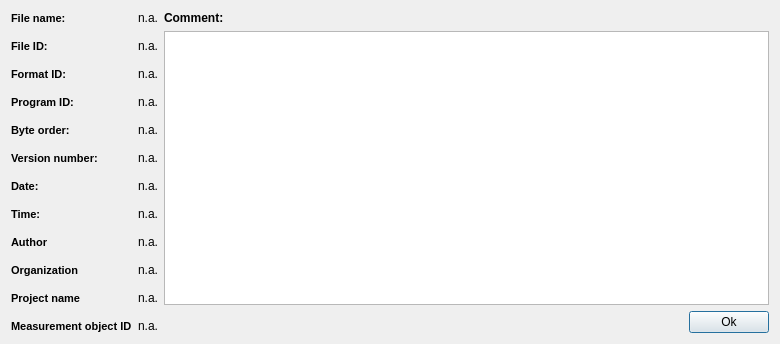
<?xml version="1.0" encoding="UTF-8"?>
<ui version="4.0">
 <class>MDFFileInfoDialog</class>
 <widget class="QDialog" name="MDFFileInfoDialog">
  <property name="geometry">
   <rect>
    <x>0</x>
    <y>0</y>
    <width>780</width>
    <height>330</height>
   </rect>
  </property>
  <property name="sizePolicy">
   <sizepolicy hsizetype="Preferred" vsizetype="Preferred">
    <horstretch>0</horstretch>
    <verstretch>0</verstretch>
   </sizepolicy>
  </property>
  <property name="windowTitle">
   <string>Dialog</string>
  </property>
  <layout class="QHBoxLayout" name="horizontalLayout_2">
   <item>
    <layout class="QFormLayout" name="formLayout">
     <property name="sizeConstraint">
      <enum>QLayout::SetDefaultConstraint</enum>
     </property>
     <property name="fieldGrowthPolicy">
      <enum>QFormLayout::AllNonFixedFieldsGrow</enum>
     </property>
     <property name="rowWrapPolicy">
      <enum>QFormLayout::DontWrapRows</enum>
     </property>
     <property name="formAlignment">
      <set>Qt::AlignLeading|Qt::AlignLeft|Qt::AlignVCenter</set>
     </property>
     <property name="horizontalSpacing">
      <number>6</number>
     </property>
     <property name="verticalSpacing">
      <number>14</number>
     </property>
     <item row="0" column="0">
      <widget class="QLabel" name="label">
       <property name="font">
        <font>
         <pointsize>8</pointsize>
         <weight>75</weight>
         <bold>true</bold>
        </font>
       </property>
       <property name="text">
        <string>File name:</string>
       </property>
      </widget>
     </item>
     <item row="0" column="1">
      <widget class="QLabel" name="label_14">
       <property name="text">
        <string>n.a.</string>
       </property>
      </widget>
     </item>
     <item row="1" column="0">
      <widget class="QLabel" name="label_2">
       <property name="font">
        <font>
         <pointsize>8</pointsize>
         <weight>75</weight>
         <bold>true</bold>
        </font>
       </property>
       <property name="text">
        <string>File ID:</string>
       </property>
      </widget>
     </item>
     <item row="1" column="1">
      <widget class="QLabel" name="label_15">
       <property name="text">
        <string>n.a.</string>
       </property>
      </widget>
     </item>
     <item row="2" column="0">
      <widget class="QLabel" name="label_3">
       <property name="font">
        <font>
         <pointsize>8</pointsize>
         <weight>75</weight>
         <bold>true</bold>
        </font>
       </property>
       <property name="text">
        <string>Format ID:</string>
       </property>
      </widget>
     </item>
     <item row="2" column="1">
      <widget class="QLabel" name="label_16">
       <property name="text">
        <string>n.a.</string>
       </property>
      </widget>
     </item>
     <item row="3" column="0">
      <widget class="QLabel" name="label_4">
       <property name="font">
        <font>
         <pointsize>8</pointsize>
         <weight>75</weight>
         <bold>true</bold>
        </font>
       </property>
       <property name="text">
        <string>Program ID:</string>
       </property>
      </widget>
     </item>
     <item row="3" column="1">
      <widget class="QLabel" name="label_17">
       <property name="text">
        <string>n.a.</string>
       </property>
      </widget>
     </item>
     <item row="4" column="0">
      <widget class="QLabel" name="label_5">
       <property name="font">
        <font>
         <pointsize>8</pointsize>
         <weight>75</weight>
         <bold>true</bold>
        </font>
       </property>
       <property name="text">
        <string>Byte order:</string>
       </property>
      </widget>
     </item>
     <item row="4" column="1">
      <widget class="QLabel" name="label_18">
       <property name="text">
        <string>n.a.</string>
       </property>
      </widget>
     </item>
     <item row="5" column="0">
      <widget class="QLabel" name="label_6">
       <property name="font">
        <font>
         <pointsize>8</pointsize>
         <weight>75</weight>
         <bold>true</bold>
        </font>
       </property>
       <property name="text">
        <string>Version number:</string>
       </property>
      </widget>
     </item>
     <item row="5" column="1">
      <widget class="QLabel" name="label_19">
       <property name="text">
        <string>n.a.</string>
       </property>
      </widget>
     </item>
     <item row="6" column="0">
      <widget class="QLabel" name="label_7">
       <property name="font">
        <font>
         <pointsize>8</pointsize>
         <weight>75</weight>
         <bold>true</bold>
        </font>
       </property>
       <property name="text">
        <string>Date:</string>
       </property>
      </widget>
     </item>
     <item row="6" column="1">
      <widget class="QLabel" name="label_20">
       <property name="text">
        <string>n.a.</string>
       </property>
      </widget>
     </item>
     <item row="7" column="0">
      <widget class="QLabel" name="label_8">
       <property name="font">
        <font>
         <pointsize>8</pointsize>
         <weight>75</weight>
         <bold>true</bold>
        </font>
       </property>
       <property name="text">
        <string>Time:</string>
       </property>
      </widget>
     </item>
     <item row="7" column="1">
      <widget class="QLabel" name="label_21">
       <property name="text">
        <string>n.a.</string>
       </property>
      </widget>
     </item>
     <item row="8" column="0">
      <widget class="QLabel" name="label_9">
       <property name="font">
        <font>
         <pointsize>8</pointsize>
         <weight>75</weight>
         <bold>true</bold>
        </font>
       </property>
       <property name="text">
        <string>Author</string>
       </property>
      </widget>
     </item>
     <item row="8" column="1">
      <widget class="QLabel" name="label_22">
       <property name="text">
        <string>n.a.</string>
       </property>
      </widget>
     </item>
     <item row="9" column="0">
      <widget class="QLabel" name="label_10">
       <property name="font">
        <font>
         <pointsize>8</pointsize>
         <weight>75</weight>
         <bold>true</bold>
        </font>
       </property>
       <property name="text">
        <string>Organization</string>
       </property>
      </widget>
     </item>
     <item row="9" column="1">
      <widget class="QLabel" name="label_23">
       <property name="text">
        <string>n.a.</string>
       </property>
      </widget>
     </item>
     <item row="10" column="0">
      <widget class="QLabel" name="label_11">
       <property name="font">
        <font>
         <pointsize>8</pointsize>
         <weight>75</weight>
         <bold>true</bold>
        </font>
       </property>
       <property name="text">
        <string>Project name</string>
       </property>
      </widget>
     </item>
     <item row="10" column="1">
      <widget class="QLabel" name="label_24">
       <property name="text">
        <string>n.a.</string>
       </property>
      </widget>
     </item>
     <item row="11" column="0">
      <widget class="QLabel" name="label_12">
       <property name="font">
        <font>
         <pointsize>8</pointsize>
         <weight>75</weight>
         <bold>true</bold>
        </font>
       </property>
       <property name="text">
        <string>Measurement object ID</string>
       </property>
      </widget>
     </item>
     <item row="11" column="1">
      <widget class="QLabel" name="label_25">
       <property name="text">
        <string>n.a.</string>
       </property>
      </widget>
     </item>
    </layout>
   </item>
   <item>
    <layout class="QVBoxLayout" name="verticalLayout">
     <item>
      <widget class="QLabel" name="label_13">
       <property name="font">
        <font>
         <weight>75</weight>
         <bold>true</bold>
        </font>
       </property>
       <property name="text">
        <string>Comment:</string>
       </property>
      </widget>
     </item>
     <item>
      <widget class="QPlainTextEdit" name="plainTextEdit">
       <property name="readOnly">
        <bool>true</bool>
       </property>
      </widget>
     </item>
     <item>
      <layout class="QHBoxLayout" name="horizontalLayout">
       <item>
        <spacer name="horizontalSpacer">
         <property name="orientation">
          <enum>Qt::Horizontal</enum>
         </property>
         <property name="sizeHint" stdset="0">
          <size>
           <width>40</width>
           <height>20</height>
          </size>
         </property>
        </spacer>
       </item>
       <item>
        <widget class="QPushButton" name="pushButton">
         <property name="text">
          <string>Ok</string>
         </property>
        </widget>
       </item>
      </layout>
     </item>
    </layout>
   </item>
  </layout>
 </widget>
 <resources/>
 <connections/>
</ui>
